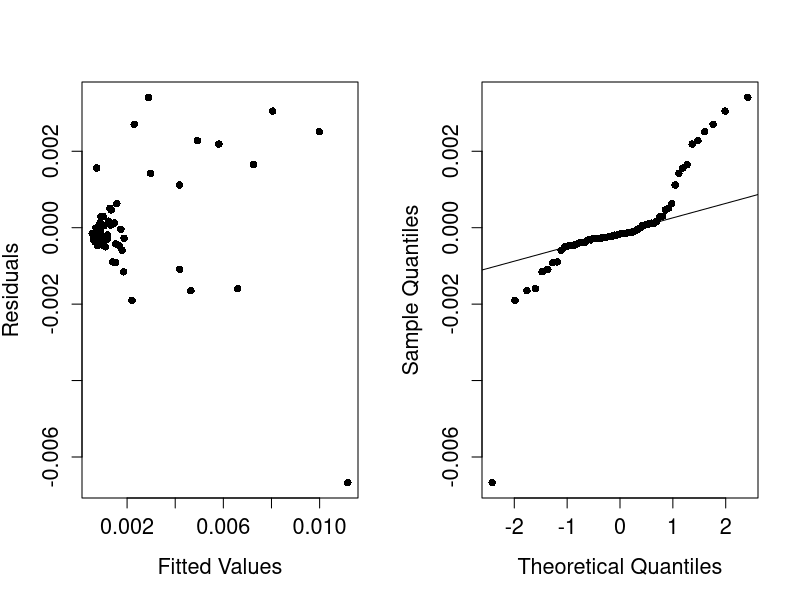

Reproduce this figure in R.
library(forecast)
setwd("C:/Users/adelyn.yeoh/Google Drive/0 CMU/Class/Mini 5/FE/Case2")
data = read.csv("data_r.csv")

df = data.frame(data[1], data[2], data[3])
fit1=lm(df$y~df$x_1)
summary(fit1)

deltt=1/52
alpha1 = -fit1$coefficients[2]/deltt
theta1 = fit1$coefficients[1]/(alpha1*deltt)


fit2=lm(df$y2~df$x_1)
summary(fit2)
alpha2 = (1-fit2$coefficients[2])/deltt
theta2 = (fit2$coefficients[1])/(alpha2*deltt)

par(mfrow=c(1,2))
plot(as.numeric(fit2$fitted.values),as.numeric(fit2$resid),
     pch=16,xlab="Fitted Values", 
     ylab="Residuals",cex.axis=1.3,cex.lab=1.3)

qqnorm(as.numeric(fit2$resid),cex.axis=1.3,cex.lab=1.3,pch=16,main="")
qqline(as.numeric(fit2$resid))
